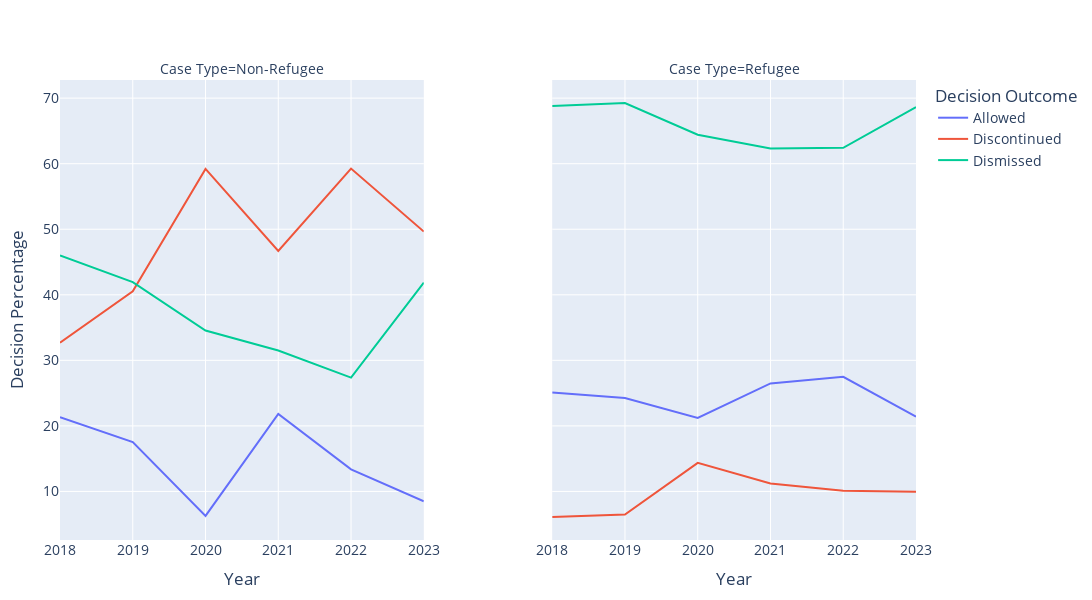

The notebook cell saved with this chart:
### Markdown cell above
Now lets see if there is some difference in desicion outcome percentage between refugee related cases and non refugee related cases across different years.

### Code cell
# Step 1: Compute top 3 most frequent decisions overall
top_decisions = (
    df_combined.groupby("LIT Leave Decision Desc")["LIT Litigation Count"]
    .sum()
    .nlargest(3)
    .index
    .tolist()
)

# Step 2: Filter for only those top 3 decision descriptions
filtered_df = df_combined[df_combined["LIT Leave Decision Desc"].isin(top_decisions)]

# Step 3: Group by Year, Case Type, and Decision Description
grouped = (
    filtered_df.groupby(["LIT Leave Decision Date - Year", "Case Type", "LIT Leave Decision Desc"])["LIT Litigation Count"]
    .sum()
    .reset_index()
)

# Step 4: Calculate percentages within each Year + Case Type
grouped["Total"] = grouped.groupby(["LIT Leave Decision Date - Year", "Case Type"])["LIT Litigation Count"].transform("sum")
grouped["Percentage"] = (grouped["LIT Litigation Count"] / grouped["Total"]) * 100

# Step 5: Plot area chart (visually like a line chart)
fig = px.area(
    grouped,
    x="LIT Leave Decision Date - Year",
    y="Percentage",
    color="LIT Leave Decision Desc",
    facet_col="Case Type",
    line_group="LIT Leave Decision Desc",
    labels={
        "Percentage": "Decision Percentage",
        "LIT Leave Decision Date - Year": "Year",
        "LIT Leave Decision Desc": "Decision Type"
    },
    facet_col_spacing=0.15  # ✅ Correct placement here
)

fig.update_traces(stackgroup=None)

fig.update_layout(
    font=dict(size=14),
    height=600,
    width=1100,
    legend_title_text="Decision Outcome",
    margin=dict(t=80, b=60, l=60, r=40)
)

fig.show()

### Figure 1 — Plotly figure (JSON) as saved in the notebook; plotly's stock layout.template omitted (floating-point values rounded to 4 significant figures)
{"data": [{"fillpattern": {"shape": ""}, "hovertemplate": "Decision Type=Allowed<br>Case Type=Non-Refugee<br>Year=%{x}<br>Decision Percentage=%{y}<extra></extra>", "legendgroup": "Allowed", "line": {"color": "#636efa"}, "marker": {"symbol": "circle"}, "mode": "lines", "name": "Allowed", "orientation": "v", "showlegend": true, "type": "scatter", "x": [2018, 2019, 2020, 2021, 2022, 2023], "xaxis": "x", "y": [21.33, 17.54, 6.259, 21.81, 13.38, 8.495], "yaxis": "y"}, {"fillpattern": {"shape": ""}, "hovertemplate": "Decision Type=Allowed<br>Case Type=Refugee<br>Year=%{x}<br>Decision Percentage=%{y}<extra></extra>", "legendgroup": "Allowed", "line": {"color": "#636efa"}, "marker": {"symbol": "circle"}, "mode": "lines", "name": "Allowed", "orientation": "v", "showlegend": false, "type": "scatter", "x": [2018, 2019, 2020, 2021, 2022, 2023], "xaxis": "x2", "y": [25.09, 24.25, 21.21, 26.48, 27.48, 21.4], "yaxis": "y2"}, {"fillpattern": {"shape": ""}, "hovertemplate": "Decision Type=Discontinued<br>Case Type=Non-Refugee<br>Year=%{x}<br>Decision Percentage=%{y}<extra></extra>", "legendgroup": "Discontinued", "line": {"color": "#EF553B"}, "marker": {"symbol": "circle"}, "mode": "lines", "name": "Discontinued", "orientation": "v", "showlegend": true, "type": "scatter", "x": [2018, 2019, 2020, 2021, 2022, 2023], "xaxis": "x", "y": [32.68, 40.53, 59.2, 46.7, 59.25, 49.64], "yaxis": "y"}, {"fillpattern": {"shape": ""}, "hovertemplate": "Decision Type=Discontinued<br>Case Type=Refugee<br>Year=%{x}<br>Decision Percentage=%{y}<extra></extra>", "legendgroup": "Discontinued", "line": {"color": "#EF553B"}, "marker": {"symbol": "circle"}, "mode": "lines", "name": "Discontinued", "orientation": "v", "showlegend": false, "type": "scatter", "x": [2018, 2019, 2020, 2021, 2022, 2023], "xaxis": "x2", "y": [6.098, 6.487, 14.36, 11.2, 10.1, 9.951], "yaxis": "y2"}, {"fillpattern": {"shape": ""}, "hovertemplate": "Decision Type=Dismissed<br>Case Type=Non-Refugee<br>Year=%{x}<br>Decision Percentage=%{y}<extra></extra>", "legendgroup": "Dismissed", "line": {"color": "#00cc96"}, "marker": {"symbol": "circle"}, "mode": "lines", "name": "Dismissed", "orientation": "v", "showlegend": true, "type": "scatter", "x": [2018, 2019, 2020, 2021, 2022, 2023], "xaxis": "x", "y": [45.99, 41.93, 34.54, 31.49, 27.37, 41.86], "yaxis": "y"}, {"fillpattern": {"shape": ""}, "hovertemplate": "Decision Type=Dismissed<br>Case Type=Refugee<br>Year=%{x}<br>Decision Percentage=%{y}<extra></extra>", "legendgroup": "Dismissed", "line": {"color": "#00cc96"}, "marker": {"symbol": "circle"}, "mode": "lines", "name": "Dismissed", "orientation": "v", "showlegend": false, "type": "scatter", "x": [2018, 2019, 2020, 2021, 2022, 2023], "xaxis": "x2", "y": [68.81, 69.26, 64.43, 62.31, 62.42, 68.65], "yaxis": "y2"}], "layout": {"annotations": [{"font": {}, "showarrow": false, "text": "Case Type=Non-Refugee", "x": 0.2125, "xanchor": "center", "xref": "paper", "y": 1, "yanchor": "bottom", "yref": "paper"}, {"font": {}, "showarrow": false, "text": "Case Type=Refugee", "x": 0.7875, "xanchor": "center", "xref": "paper", "y": 1, "yanchor": "bottom", "yref": "paper"}], "font": {"size": 14}, "height": 600, "legend": {"title": {"text": "Decision Outcome"}, "tracegroupgap": 0}, "margin": {"b": 60, "l": 60, "r": 40, "t": 80}, "width": 1100, "xaxis": {"anchor": "y", "domain": [0, 0.425], "title": {"text": "Year"}}, "xaxis2": {"anchor": "y2", "domain": [0.575, 1], "matches": "x", "title": {"text": "Year"}}, "yaxis": {"anchor": "x", "domain": [0, 1], "title": {"text": "Decision Percentage"}}, "yaxis2": {"anchor": "x2", "domain": [0, 1], "matches": "y", "showticklabels": false}}}
